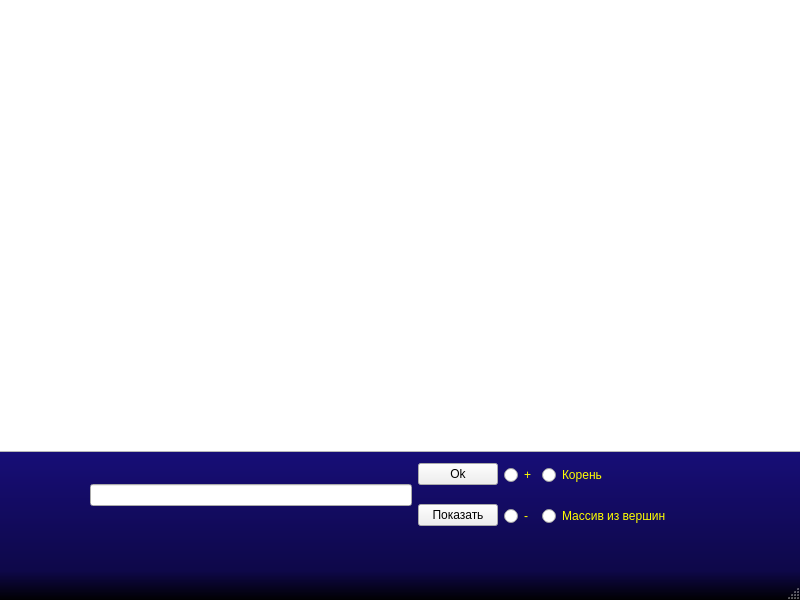
<?xml version="1.0" encoding="UTF-8"?>
<ui version="4.0">
 <class>MainWindow</class>
 <widget class="QMainWindow" name="MainWindow">
  <property name="geometry">
   <rect>
    <x>0</x>
    <y>0</y>
    <width>800</width>
    <height>600</height>
   </rect>
  </property>
  <property name="minimumSize">
   <size>
    <width>800</width>
    <height>600</height>
   </size>
  </property>
  <property name="maximumSize">
   <size>
    <width>800</width>
    <height>600</height>
   </size>
  </property>
  <property name="windowTitle">
   <string>MainWindow</string>
  </property>
  <property name="styleSheet">
   <string notr="true">#MainWindow{ background-color: qlineargradient(spread:pad, x1:0, y1:1, x2:0, y2:0, stop:0 rgba(0, 0, 0, 255), stop:0.05 rgba(14, 8, 73, 255), stop:0.36 rgba(28, 17, 145, 255), stop:0.6 rgba(126, 14, 81, 255), stop:0.75 rgba(234, 11, 11, 255), stop:0.79 rgba(244, 70, 5, 255), stop:0.86 rgba(255, 136, 0, 255), stop:0.935 rgba(239, 236, 55, 255)) }



#Primary{
color: #fff;
background-color: #0055ff;
}
#Primary:hover{
 background-color: #0055ff;
}
#Primary:pressed{border: 4px solid #98c1fe}</string>
  </property>
  <widget class="QWidget" name="centralwidget">
   <widget class="QGraphicsView" name="grView">
    <property name="geometry">
     <rect>
      <x>-5</x>
      <y>-9</y>
      <width>811</width>
      <height>461</height>
     </rect>
    </property>
    <property name="cursor" stdset="0">
     <cursorShape>CrossCursor</cursorShape>
    </property>
    <property name="backgroundBrush">
     <brush brushstyle="NoBrush">
      <color alpha="255">
       <red>86</red>
       <green>126</green>
       <blue>147</blue>
      </color>
     </brush>
    </property>
   </widget>
   <widget class="QWidget" name="">
    <property name="geometry">
     <rect>
      <x>90</x>
      <y>450</y>
      <width>581</width>
      <height>91</height>
     </rect>
    </property>
    <layout class="QHBoxLayout" name="horizontalLayout_3">
     <item>
      <layout class="QHBoxLayout" name="horizontalLayout">
       <item>
        <widget class="QLineEdit" name="userData"/>
       </item>
       <item>
        <layout class="QVBoxLayout" name="verticalLayout">
         <item>
          <widget class="QPushButton" name="pushButton">
           <property name="cursor">
            <cursorShape>PointingHandCursor</cursorShape>
           </property>
           <property name="acceptDrops">
            <bool>false</bool>
           </property>
           <property name="styleSheet">
            <string notr="true">#Primary{
color: #fff;
background-color: #0055ff;
}
#Primary hover{
 background-color: #0055ff;
}
#Primary:pressed{border: 4px solid #98c1fe}
</string>
           </property>
           <property name="text">
            <string>Ok</string>
           </property>
           <property name="shortcut">
            <string/>
           </property>
           <property name="flat">
            <bool>false</bool>
           </property>
          </widget>
         </item>
         <item>
          <widget class="QPushButton" name="showBtn">
           <property name="cursor">
            <cursorShape>PointingHandCursor</cursorShape>
           </property>
           <property name="text">
            <string>Показать</string>
           </property>
           <property name="autoDefault">
            <bool>false</bool>
           </property>
          </widget>
         </item>
        </layout>
       </item>
      </layout>
     </item>
     <item>
      <layout class="QHBoxLayout" name="horizontalLayout_2">
       <item>
        <layout class="QVBoxLayout" name="verticalLayout_2">
         <item>
          <widget class="QRadioButton" name="addNode">
           <property name="styleSheet">
            <string notr="true">color:rgb(255, 255, 0)</string>
           </property>
           <property name="text">
            <string>+</string>
           </property>
          </widget>
         </item>
         <item>
          <widget class="QRadioButton" name="delNode">
           <property name="styleSheet">
            <string notr="true">color: rgb(255, 255, 0);</string>
           </property>
           <property name="text">
            <string>-</string>
           </property>
          </widget>
         </item>
        </layout>
       </item>
       <item>
        <layout class="QVBoxLayout" name="verticalLayout_3">
         <item>
          <widget class="QRadioButton" name="initNode">
           <property name="enabled">
            <bool>true</bool>
           </property>
           <property name="styleSheet">
            <string notr="true">color: rgb(255, 255, 0);</string>
           </property>
           <property name="text">
            <string>Корень</string>
           </property>
          </widget>
         </item>
         <item>
          <widget class="QRadioButton" name="arr">
           <property name="styleSheet">
            <string notr="true">color: rgb(255, 255, 0);</string>
           </property>
           <property name="text">
            <string>Массив из вершин</string>
           </property>
          </widget>
         </item>
        </layout>
       </item>
      </layout>
     </item>
    </layout>
   </widget>
  </widget>
  <widget class="QMenuBar" name="menubar">
   <property name="geometry">
    <rect>
     <x>0</x>
     <y>0</y>
     <width>800</width>
     <height>25</height>
    </rect>
   </property>
  </widget>
  <widget class="QStatusBar" name="statusbar"/>
 </widget>
 <resources/>
 <connections/>
</ui>
